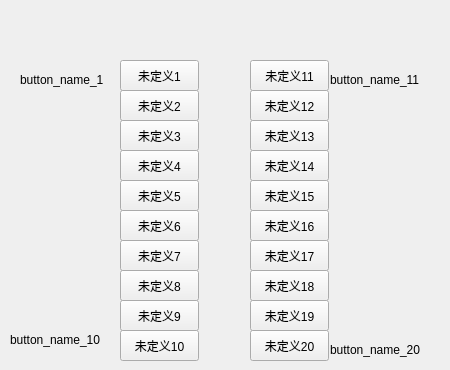
   <widget class="QWidget" name="tab_9">
    <attribute name="title">
     <string>自定义</string>
    </attribute>
    <widget class="QPushButton" name="pushButton_undefined_3">
     <property name="geometry">
      <rect>
       <x>120</x>
       <y>120</y>
       <width>79</width>
       <height>31</height>
      </rect>
     </property>
     <property name="text">
      <string>未定义3</string>
     </property>
    </widget>
    <widget class="QPushButton" name="pushButton_undefined_9">
     <property name="geometry">
      <rect>
       <x>120</x>
       <y>300</y>
       <width>79</width>
       <height>31</height>
      </rect>
     </property>
     <property name="text">
      <string>未定义9</string>
     </property>
    </widget>
    <widget class="QPushButton" name="pushButton_undefined_2">
     <property name="geometry">
      <rect>
       <x>120</x>
       <y>90</y>
       <width>79</width>
       <height>31</height>
      </rect>
     </property>
     <property name="text">
      <string>未定义2</string>
     </property>
    </widget>
    <widget class="QPushButton" name="pushButton_undefined_8">
     <property name="geometry">
      <rect>
       <x>120</x>
       <y>270</y>
       <width>79</width>
       <height>31</height>
      </rect>
     </property>
     <property name="text">
      <string>未定义8</string>
     </property>
    </widget>
    <widget class="QPushButton" name="pushButton_undefined_4">
     <property name="geometry">
      <rect>
       <x>120</x>
       <y>150</y>
       <width>79</width>
       <height>31</height>
      </rect>
     </property>
     <property name="text">
      <string>未定义4</string>
     </property>
    </widget>
    <widget class="QPushButton" name="pushButton_undefined_6">
     <property name="geometry">
      <rect>
       <x>120</x>
       <y>210</y>
       <width>79</width>
       <height>31</height>
      </rect>
     </property>
     <property name="text">
      <string>未定义6</string>
     </property>
    </widget>
    <widget class="QPushButton" name="pushButton_undefined_1">
     <property name="geometry">
      <rect>
       <x>120</x>
       <y>60</y>
       <width>79</width>
       <height>31</height>
      </rect>
     </property>
     <property name="text">
      <string>未定义1</string>
     </property>
    </widget>
    <widget class="QPushButton" name="pushButton_undefined_10">
     <property name="geometry">
      <rect>
       <x>120</x>
       <y>330</y>
       <width>79</width>
       <height>31</height>
      </rect>
     </property>
     <property name="text">
      <string>未定义10</string>
     </property>
    </widget>
    <widget class="QPushButton" name="pushButton_undefined_7">
     <property name="geometry">
      <rect>
       <x>120</x>
       <y>240</y>
       <width>79</width>
       <height>31</height>
      </rect>
     </property>
     <property name="text">
      <string>未定义7</string>
     </property>
    </widget>
    <widget class="QPushButton" name="pushButton_undefined_5">
     <property name="geometry">
      <rect>
       <x>120</x>
       <y>180</y>
       <width>79</width>
       <height>31</height>
      </rect>
     </property>
     <property name="text">
      <string>未定义5</string>
     </property>
    </widget>
    <widget class="QPushButton" name="pushButton_undefined_11">
     <property name="geometry">
      <rect>
       <x>250</x>
       <y>60</y>
       <width>79</width>
       <height>31</height>
      </rect>
     </property>
     <property name="text">
      <string>未定义11</string>
     </property>
    </widget>
    <widget class="QPushButton" name="pushButton_undefined_12">
     <property name="geometry">
      <rect>
       <x>250</x>
       <y>90</y>
       <width>79</width>
       <height>31</height>
      </rect>
     </property>
     <property name="text">
      <string>未定义12</string>
     </property>
    </widget>
    <widget class="QPushButton" name="pushButton_undefined_13">
     <property name="geometry">
      <rect>
       <x>250</x>
       <y>120</y>
       <width>79</width>
       <height>31</height>
      </rect>
     </property>
     <property name="text">
      <string>未定义13</string>
     </property>
    </widget>
    <widget class="QPushButton" name="pushButton_undefined_14">
     <property name="geometry">
      <rect>
       <x>250</x>
       <y>150</y>
       <width>79</width>
       <height>31</height>
      </rect>
     </property>
     <property name="text">
      <string>未定义14</string>
     </property>
    </widget>
    <widget class="QPushButton" name="pushButton_undefined_15">
     <property name="geometry">
      <rect>
       <x>250</x>
       <y>180</y>
       <width>79</width>
       <height>31</height>
      </rect>
     </property>
     <property name="text">
      <string>未定义15</string>
     </property>
    </widget>
    <widget class="QPushButton" name="pushButton_undefined_16">
     <property name="geometry">
      <rect>
       <x>250</x>
       <y>210</y>
       <width>79</width>
       <height>31</height>
      </rect>
     </property>
     <property name="text">
      <string>未定义16</string>
     </property>
    </widget>
    <widget class="QPushButton" name="pushButton_undefined_17">
     <property name="geometry">
      <rect>
       <x>250</x>
       <y>240</y>
       <width>79</width>
       <height>31</height>
      </rect>
     </property>
     <property name="text">
      <string>未定义17</string>
     </property>
    </widget>
    <widget class="QPushButton" name="pushButton_undefined_18">
     <property name="geometry">
      <rect>
       <x>250</x>
       <y>270</y>
       <width>79</width>
       <height>31</height>
      </rect>
     </property>
     <property name="text">
      <string>未定义18</string>
     </property>
    </widget>
    <widget class="QPushButton" name="pushButton_undefined_19">
     <property name="geometry">
      <rect>
       <x>250</x>
       <y>300</y>
       <width>79</width>
       <height>31</height>
      </rect>
     </property>
     <property name="text">
      <string>未定义19</string>
     </property>
    </widget>
    <widget class="QPushButton" name="pushButton_undefined_20">
     <property name="geometry">
      <rect>
       <x>250</x>
       <y>330</y>
       <width>79</width>
       <height>31</height>
      </rect>
     </property>
     <property name="text">
      <string>未定义20</string>
     </property>
    </widget>
    <widget class="QLabel" name="label_120">
     <property name="geometry">
      <rect>
       <x>20</x>
       <y>70</y>
       <width>101</width>
       <height>20</height>
      </rect>
     </property>
     <property name="text">
      <string>button_name_1</string>
     </property>
    </widget>
    <widget class="QLabel" name="label_121">
     <property name="geometry">
      <rect>
       <x>10</x>
       <y>330</y>
       <width>101</width>
       <height>20</height>
      </rect>
     </property>
     <property name="text">
      <string>button_name_10</string>
     </property>
    </widget>
    <widget class="QLabel" name="label_122">
     <property name="geometry">
      <rect>
       <x>330</x>
       <y>70</y>
       <width>111</width>
       <height>20</height>
      </rect>
     </property>
     <property name="text">
      <string>button_name_11</string>
     </property>
    </widget>
    <widget class="QLabel" name="label_123">
     <property name="geometry">
      <rect>
       <x>330</x>
       <y>340</y>
       <width>111</width>
       <height>20</height>
      </rect>
     </property>
     <property name="text">
      <string>button_name_20</string>
     </property>
    </widget>
   </widget>
